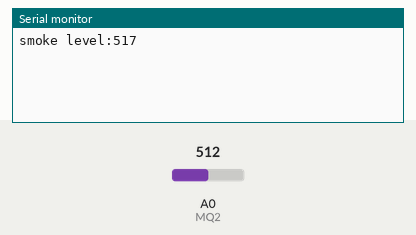
A sketch run on a simulated ESP8266 (NodeMCU). On the bench: the last lines printed to the serial monitor. Inputs (shaded band) come from the test bench; at power-on: A0 (MQ2) = 512. WiFi joins after 1.5 s; servers stay silent unless stated.

Above: at 5.0 s.
5.1 s: A0 (MQ2) set to 716
At 6.4 s:
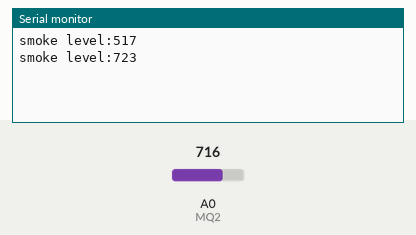
6.6 s: A0 (MQ2) set to 900
At 7.6 s:
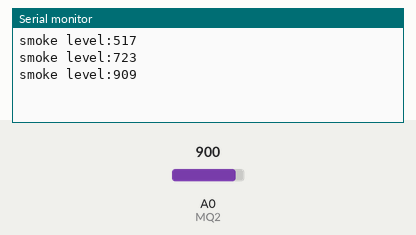
Timing chart, 0 to 9.6 s (numbered marks = the images above; inputs shaded):
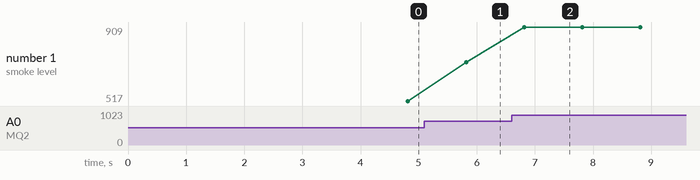

The sketch:

mq2wolcd.ino
```cpp
// Chage These Credentials with your Blynk Template credentials
#define BLYNK_TEMPLATE_ID "TMPL7LEHylkj"
#define BLYNK_DEVICE_NAME "sanj"
#define BLYNK_AUTH_TOKEN "e_dda86NJqqhD8kBP5l1bkhnqhsY4wCE"

#define BLYNK_PRINT Serial
#include <ESP8266WiFi.h>
#include <BlynkSimpleEsp8266.h>

char auth[] = BLYNK_AUTH_TOKEN;
char ssid[] = "V2025"; // Change your Wifi/ Hotspot Name
char pass[] = "sanjana25"; // Change your Wifi/ Hotspot Password

BlynkTimer timer;

#define MQ2 A0
//#define GREEN D5
//#define RED D6
//#define buzzer  D7
int MQ2_Val = 0;

WidgetLED led(V1);


void setup() //Setup function - only function that is run in deep sleep mode
{
  Serial.begin(9600); //Start the serial output at 115,200 baud
 // pinMode(GREEN, OUTPUT);
 // pinMode(RED, OUTPUT);
  //pinMode(buzzer, OUTPUT);

  Blynk.begin(auth, ssid, pass);//Splash screen delay
  delay(2000);
  timer.setInterval(1000L, mySensor);
}

void loop() //Loop function
{
  Blynk.run();
  timer.run();
}

void mySensor()
{
  MQ2_Val = analogRead(MQ2);
  for(int x = 0 ; x < 100 ; x++)
    {
        MQ2_Val = MQ2_Val + analogRead(MQ2);
    }
    MQ2_Val = MQ2_Val/100.0;

  Blynk.virtualWrite(V0, MQ2_Val);

  if (MQ2_Val > 100)
  {
    Blynk.notify("Gas Detected!");
    //digitalWrite(GREEN, LOW);
    //digitalWrite(RED, HIGH);
   //digitalWrite(buzzer, HIGH);
    led.on();
  }

  else
  {
    //digitalWrite(GREEN, HIGH);
    //digitalWrite(RED, LOW);
   // digitalWrite(buzzer, LOW);
    led.off();
  }
  Serial.print("smoke level:");
  Serial.println(MQ2_Val);

}
```

Measured:
- after the input at 5.1 s, the serial monitor: prints a new line after 0.72 s (image 1)
- after the input at 6.6 s, the serial monitor: prints a new line after 0.22 s (image 2)
- plotted number 1: 517 → 723 after the input at 5.1 s, 723 → 909 after the input at 6.6 s
